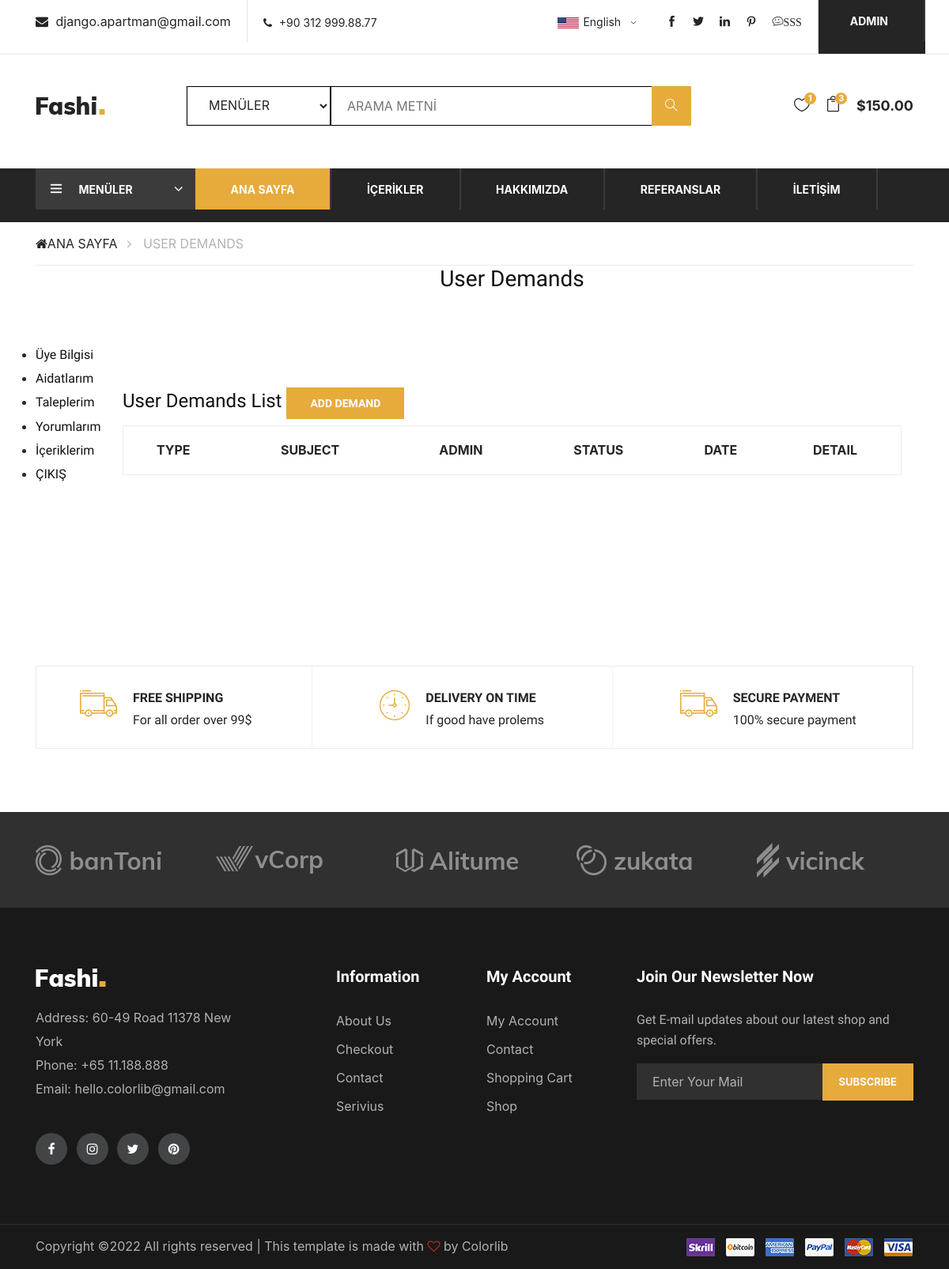
/user/demands/ (signed in), run on an earlier commit of the app's database.
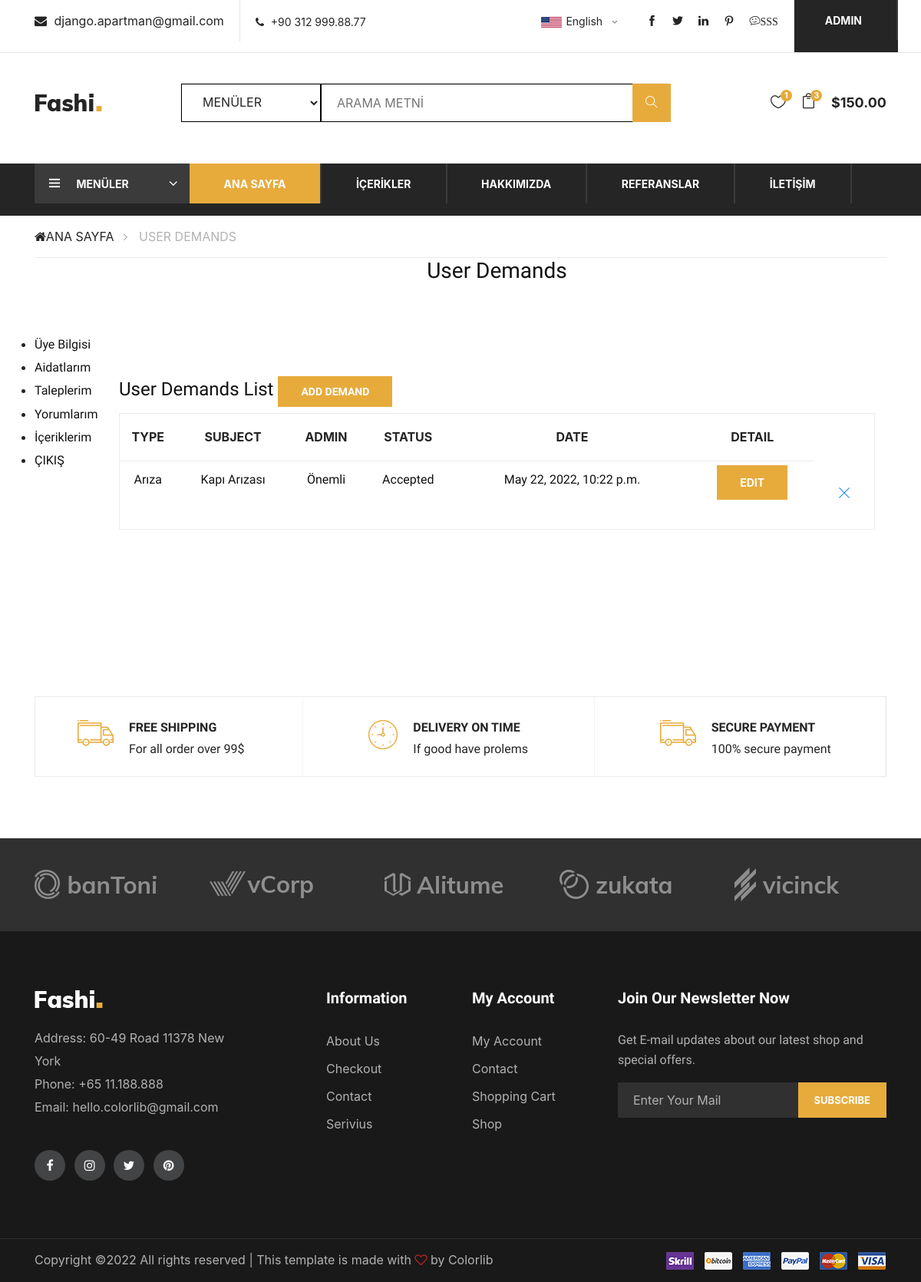
And on a later commit of the database.
### demand/models.py (models this page shows, shortened)
class Demand(models.Model):
    STATUS = (
        ('New', 'New'),
        ('Accepted', 'Accepted'),
        ('Preparing', 'Preparing'),
        ('Completed', 'Completed'),
        ('Canceled', 'Canceled'),
        ('Refused', 'Refused'),
    )
    TYPE = (
        ('Arıza', 'Arıza'),
        ('Bahçe', 'Bahçe'),
        ('Diğer', 'Diğer'),
        ('Güvenlik', 'Güvenlik'),
        ('Otopark', 'Otopark'),
        ('Sosyal', 'Sosyal'),
        ('Temizlik', 'Temizlik')
    )
    user = models.ForeignKey(User, on_delete=models.CASCADE, null=True)
    type = models.CharField(max_length=10, choices=TYPE)
    subject = models.CharField(max_length=50, blank=True)
    detail = RichTextUploadingField(null=True, blank=True)
    adminnote = models.CharField(blank=True, max_length=100)
    status = models.CharField(max_length=10, choices=STATUS, default='New')
    create_at = models.DateTimeField(auto_now_add=True)
    update_at = models.DateTimeField(auto_now_add=True)

### user/views.py (the view)
# urls.py: path('demands/', views.demands, name='demands'),
@login_required(login_url='/login')  # Check login
def demands(request):
    menu = Menu.objects.all()
    current_user = request.user
    userdemands = Demand.objects.filter(user_id=current_user.id)
    context = {
        'menu': menu,
        'userdemands': userdemands,
    }
    return render(request, 'user_demands.html', context)

### user/templates/user_demands.html (shortened to what this page needs)
{% extends 'homebase.html' %}
{% load static %}
{% block content %}
<div class="breacrumb-section">
    <div class="container">
        <div class="row">
            <div class="col-lg-12">
                <div class="breadcrumb-text">
                    <a href="/"><i class="fa fa-home"></i>ANA SAYFA</a>
                    <span>USER DEMANDS</span>
                </div>
            </div>
        </div>
    </div>
</div>
<div class="section">
    <div class="container">
        <div class="row">
            <div class="col-md-1">
                <div class="billing-details">
                    {% include "user_panel.html" %}
                </div>
            </div>
            <div class="col-md-11">
                <div class="section-title">
                    <h3 class="title">User Demands</h3>
                </div>
                <section class="shopping-cart spad">
                    <div class="container">
                        <div class="row">
                            <div class="col-lg-12">
                                <div class="cart-table">
                                    <div class="section title">
                                        <h4 class="title">
                                            User Demands List
                                            <a class="primary-btn" href="/user/adddemand">Add Demand</a>
                                        </h4>
                                    </div>
                                    <table>
                                        <thead>
                                        <tr>
                                            <th>Type</th>
                                            <th>Subject</th>
                                            <th>Admin</th>
                                            <th>Status</th>
                                            <th>Date</th>
                                            <th>Detail</th>
                                        </tr>
                                        </thead>
                                        <tbody>
                                        {% for rs in userdemands %}
                                        <tr>
                                            <td><h6>{{rs.type}}</h6></td>
                                            <td><h6>{{rs.subject}}</h6></td>
                                            <td><h6>{{rs.adminnote}}</h6></td>
                                            <td><h6>{{rs.status}}</h6></td>
                                            <td><h6>{{rs.create_at}}</h6></td>
                                            <td><a class="primary-btn" href="/user/demandedit/{{rs.id}}">Edit</a></td>
                                            <td class="close-td first-row">
                                                <a href="/user/demanddelete/{{rs.id}}" onclick="return confirm('Delete! Are you sure?')">
                                                    <i class="ti-close"></i>
                                                </a>
                                            </td>
                                        </tr>
                                        {% endfor %}
                                        </tbody>
                                    </table>
                                </div>
                            </div>
                        </div>
                    </div>
                </section>
            </div>
        </div>
    </div>
</div>
{% endblock %}

What changed in the data, as far as the page shows it:
added Demand: type "Arıza", subject "Kapı Arızası", adminnote "Önemli", status "Accepted", create_at "May 22, 2022, 10:22 p.m."
